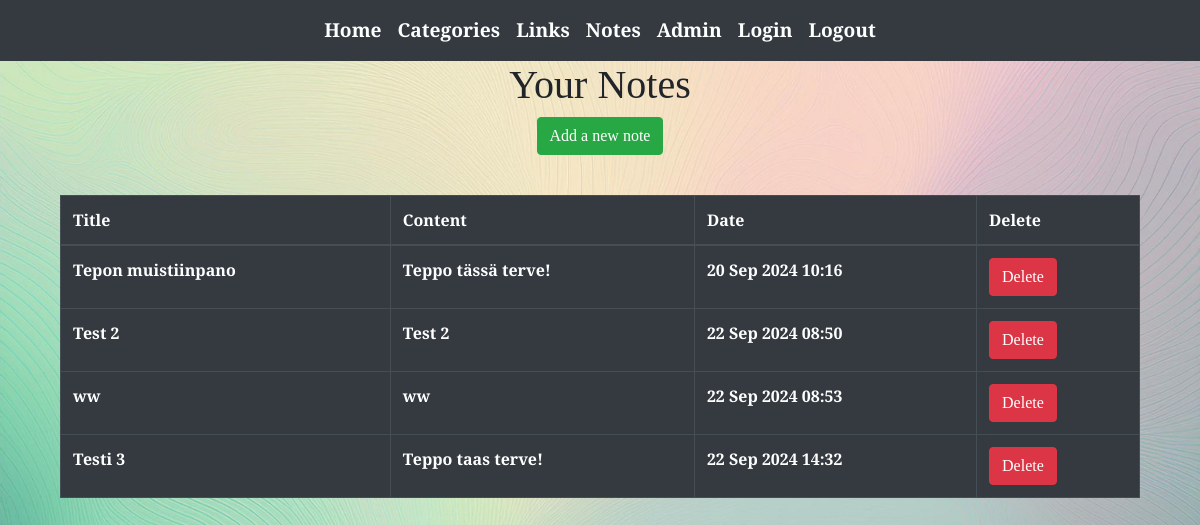
Before: /notes/ (signed in) with the older database file.
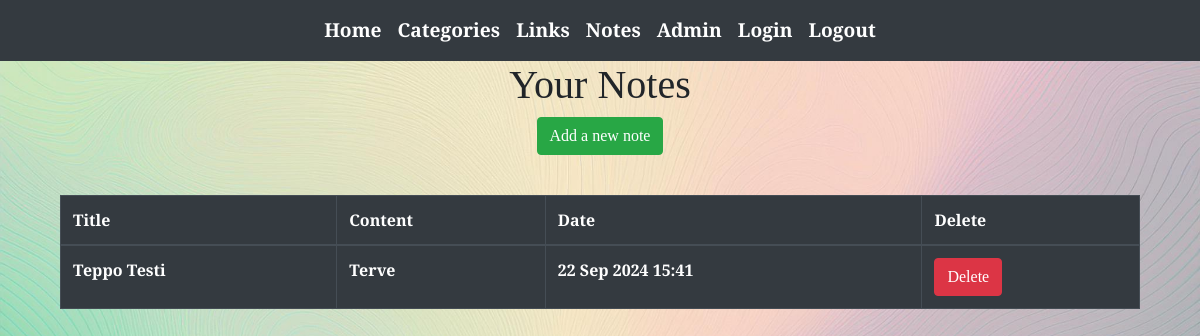
After: the same page with the newer database file.
### app/models.py (models this page shows, shortened)
class Note(models.Model):
    title = models.CharField(max_length=100)
    content = models.TextField()
    user = models.ForeignKey(User, on_delete=models.CASCADE)
    created_at = models.DateTimeField(auto_now_add=True)

### app/views.py (the view)
# urls.py: path('notes/', note_list, name='note-list'),
@login_required
def note_list(request):
    notes = Note.objects.filter(user=request.user)
    return render(request, 'notes/note_list.html', {'notes': notes})

### app/templates/notes/note_list.html
{% extends 'index.html' %}
{% block content %}
<center>
  <h1>Your Notes</h1>
  <a href="{% url 'add-note' %}" class=" btn btn-success">Add a new note</a>
</center>
  <br>
    <div class=" container mt-3">
        <table class="table table-bordered table-dark table-hover">
            <thead>
                <tr>
                <th>Title</th>
                <th>Content</th>
                <th>Date</th>
                <th>Delete</th>
                </tr>
            </thead>
            <tbody>
                {% for note in notes %}
                <tr>
                <td>{{note.title}}</td>
                <td>{{note.content}}</td>
                <td>{{ note.created_at|date:"d M Y H:i" }}</td>
                <td><a href="confirm-delete-note/{{ note.id }}/" class="btn btn-danger">Delete</a></td>
                </tr>
                {%empty%}
                <tr>
                <td colspan="3" class="text-center">No notes found</td>
                </tr>
                {% endfor %}
            </tbody>
        </table>
  </div>
{% endblock %}

### app/templates/index.html (shortened to what this page needs)
<!DOCTYPE html>
<html lang="en">
<head>
    <link rel="stylesheet" href="https://stackpath.bootstrapcdn.com/bootstrap/4.5.0/css/bootstrap.min.css"
>
    <link rel="stylesheet" href="https://cdnjs.cloudflare.com/ajax/libs/font-awesome/5.11.2/css/all.min.css">
    {% load static %}
    <link rel="stylesheet" href="{% static 'style.css' %}">
</head>
<body class="playfair-display-unique1 background-image">
    <nav class="navbar navbar-expand-sm navbar-dark bg-dark">
        <div class="collapse navbar-collapse justify-content-center" id="navbarNav">
            <ul class="navbar-nav">
                <li class="nav-item active">
                <a class="nav-link " href="/">Home<span class="sr-only">(current)</span></a>
                </li>
                <li class="nav-item">
                    <a class="nav-link" href="/categories">Categories</a>
                </li>
                <li class="nav-item">
                    <a class="nav-link" href="/links">Links</a>
                </li>
                <li class="nav-item">
                    <a class="nav-link" href="/notes">Notes</a>
                </li>
                <li class="nav-item">
                    <a class="nav-link" href="/admin">Admin</a>
                </li>
                <li class="nav-item">
                    <a class="nav-link" href="/log">Login</a>
                </li>
                <li class="nav-item">
                    <a class="nav-link" href="/logout">Logout</a>
                </li>
            </ul>
        </div>
    </nav>
    <div class="container">
        <div class="d-flex justify-content-center">
            <div class="w-100">
                {% block content %}{% endblock %}
            </div>
        </div>
    </div>
</body>
</html>

### app/static/style.css (style rules this page uses)
.background-image { background-image: url('./images/koe3.png'); background-size: cover; background-position: center; background-attachment: fixed; background-repeat: no-repeat; min-height: 100vh; }
.playfair-display-unique1 { font-family: "Playfair Display", serif; font-optical-sizing: auto; font-weight: bold; font-style: normal; }
.container { margin-bottom: 60px; }
.navbar-nav { font-size: 1.2em; }
.navbar-dark .navbar-nav .nav-link { color: #ffffff !important; }
.navbar-nav .nav-item.active .nav-link { color: #ffffff !important; }

Changed rows visible on the page:
removed Note: title "Tepon muistiinpano", content "Teppo tässä terve!", created_at "20 Sep 2024 10:16"
removed Note: title "Test 2", content "Test 2", created_at "22 Sep 2024 08:50"
removed Note: title "ww", content "ww", created_at "22 Sep 2024 08:53"
removed Note: title "Testi 3", content "Teppo taas terve!", created_at "22 Sep 2024 14:32"
added Note: title "Teppo Testi", content "Terve", created_at "22 Sep 2024 15:41"
